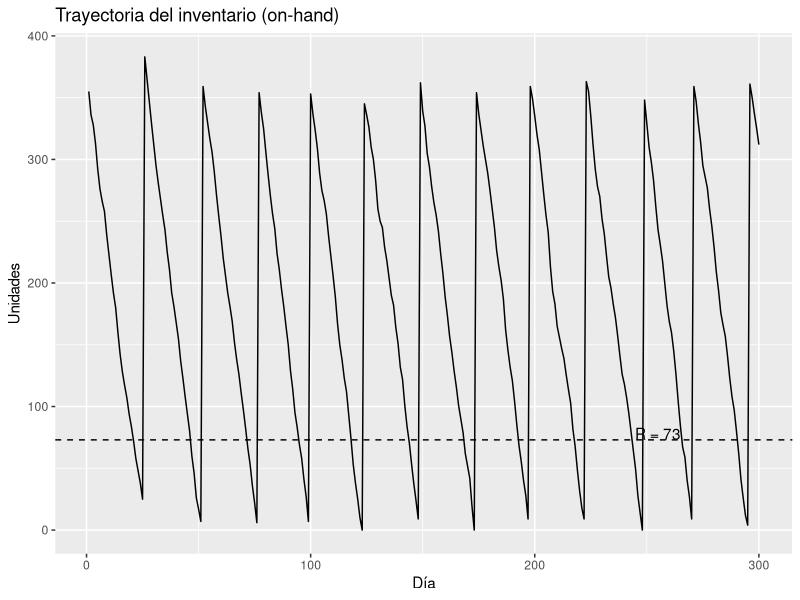
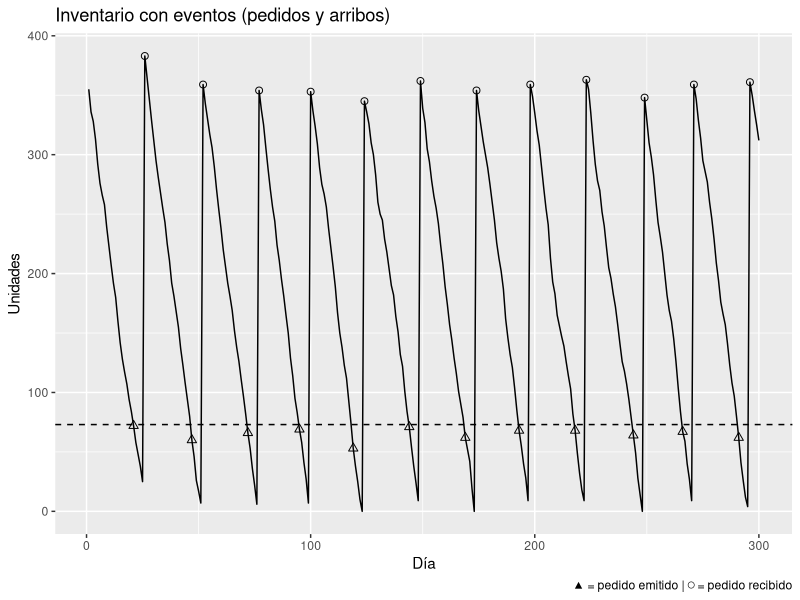
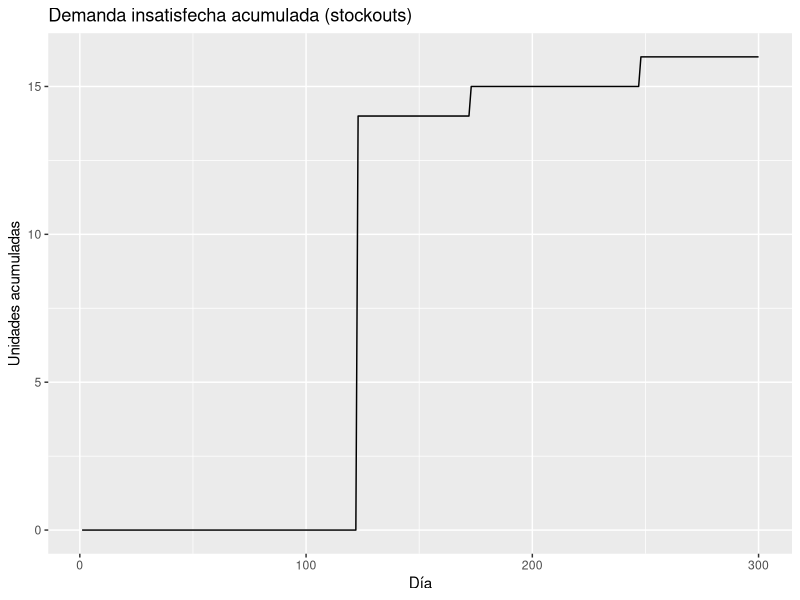
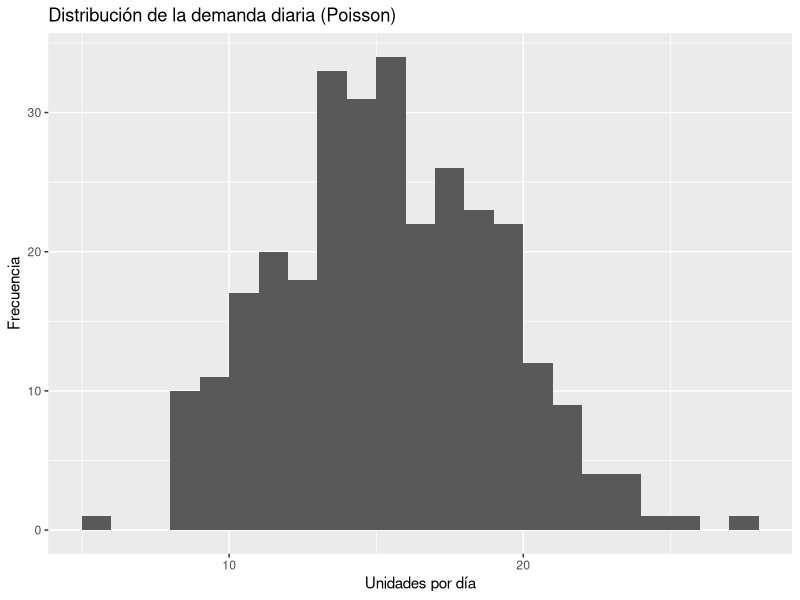

Source code (R) for these figures, in order:
##### Ejemplo básico

lambda <- 15
days <- 300
D <- lambda * days
L <- 4
K <- 120
h <- 8
CSL <- 0.95

Q_star <- sqrt(2*K*D/h)
R <- qpois(CSL, lambda*L)
C_annual <- K*D/Q_star + h*Q_star/2

list(Q_star=Q_star, R=R, C_annual=C_annual)


# Parámetros
lambda <- 15      # demanda diaria
days   <- 300
D      <- lambda * days
L      <- 4
K      <- 120
h      <- 8
CSL    <- 0.95

# 1) EOQ
Q_star <- sqrt(2*K*D/h)

# 2) Punto de pedido con Poisson
R <- qpois(CSL, lambda = lambda*L)

# 3) Costo anual con Q*
C_annual <- K*D/Q_star + h*Q_star/2

list(Q_star = Q_star, R = R, C_annual = C_annual)

###################

# ---- Simulación simple de 1 año (demanda diaria Poisson, política (Q*,R)) ----
set.seed(123)
Q <- round(Q_star)
inv <-  Q          # inventario inicial
on_order <- 0      # unidades en tránsito
lt_queue <- integer(0) # cola de llegadas: días restantes hasta arribo

stockouts <- 0
orders <- 0

for (t in 1:days) {
  # Arribos
  if (length(lt_queue) > 0 && lt_queue[1] == 0) {
    inv <- inv + on_order
    on_order <- 0
    lt_queue <- lt_queue[-1]
  }
  lt_queue <- lt_queue - 1
  
  # Demanda del día
  d <- rpois(1, lambda)
  if (d <= inv) {
    inv <- inv - d
  } else {
    # quiebre (sin backorder en esta versión)
    stockouts <- stockouts + (d - inv)
    inv <- 0
  }
  
  # Revisión continua: si inventario <= R y no hay pedido en tránsito, ordenar Q
  if (inv <= R && on_order == 0) {
    on_order <- Q
    lt_queue <- c(lt_queue, L) # llega en L días
    orders <- orders + 1
  }
}

list(orders = orders, stockouts = stockouts, end_inventory = inv)

##### Simulación para gráficos

library(dplyr)
library(ggplot2)
library(tidyr)

# Parámetros
lambda <- 15      # demanda diaria
days   <- 300
D      <- lambda * days
L      <- 4
K      <- 120
h      <- 8
CSL    <- 0.95

# 1) EOQ y R
Q_star <- sqrt(2*K*D/h)
Q <- round(Q_star)
R <- qpois(CSL, lambda = lambda*L)

# 2) Simulación diaria (revisión continua (Q,R))
set.seed(123)
inv <- Q                 # inventario on-hand (inicial: un pedido completo)
on_order <- 0            # unidades en tránsito (0 al inicio)
lt_queue <- integer(0)   # cola de días hasta arribo de cada pedido

df <- tibble(
  day        = integer(),
  demand     = integer(),
  inv_onhand = integer(),
  inv_pos    = integer(), # posición: on-hand + on-order
  order_placed = integer(),
  arrival      = integer(),
  stockout_units = integer()
)

orders <- 0
cum_stockouts <- 0

for (t in 1:days) {
  
  arrival_flag <- 0
  # Arribo si corresponde (primero comprobamos arribo de pedidos previos)
  if (length(lt_queue) > 0 && lt_queue[1] == 0) {
    inv <- inv + on_order
    on_order <- 0
    lt_queue <- lt_queue[-1]
    arrival_flag <- 1
  }
  # Luego, corremos el reloj de los pedidos en tránsito
  if (length(lt_queue) > 0) lt_queue <- lt_queue - 1
  
  # Demanda Poisson del día
  d <- rpois(1, lambda)
  stockout_today <- 0
  if (d <= inv) {
    inv <- inv - d
  } else {
    stockout_today <- d - inv
    inv <- 0
  }
  cum_stockouts <- cum_stockouts + stockout_today
  
  # Política (Q,R): si inv <= R y NO hay pedido en tránsito, emitir pedido Q
  order_flag <- 0
  if (inv <= R && on_order == 0) {
    on_order <- Q
    lt_queue <- c(lt_queue, L)  # llegará en L días
    orders <- orders + 1
    order_flag <- 1
  }
  
  inv_pos <- inv + on_order
  
  df <- bind_rows(df, tibble(
    day = t,
    demand = d,
    inv_onhand = inv,
    inv_pos = inv_pos,
    order_placed = order_flag,
    arrival = arrival_flag,
    stockout_units = stockout_today
  ))
}

df <- df %>% mutate(cum_stockouts = cumsum(stockout_units))
resumen <- list(
  Q_star = Q_star, R = R,
  orders = orders,
  end_inventory = df$inv_onhand[days],
  total_stockouts = sum(df$stockout_units)
)
resumen

ggplot(df, aes(day, inv_onhand)) +
  geom_line() +
  geom_hline(yintercept = R, linetype = 2) +
  labs(title = "Trayectoria del inventario (on-hand)",
       x = "Día", y = "Unidades") +
  annotate("text", x = max(df$day)*0.85, y = R + 5, label = paste0("R = ", R))

ggplot(df, aes(day, inv_onhand)) +
  geom_line() +
  geom_point(data = df %>% filter(order_placed == 1),
             aes(day, inv_onhand), shape = 24, size = 2) +  # triángulo: pedido
  geom_point(data = df %>% filter(arrival == 1),
             aes(day, inv_onhand), shape = 21, size = 2) +  # círculo: arribo
  geom_hline(yintercept = R, linetype = 2) +
  labs(title = "Inventario con eventos (pedidos y arribos)",
       x = "Día", y = "Unidades",
       caption = "▲ = pedido emitido | ○ = pedido recibido")


ggplot(df, aes(day, cum_stockouts)) +
  geom_line() +
  labs(title = "Demanda insatisfecha acumulada (stockouts)",
       x = "Día", y = "Unidades acumuladas")



ggplot(df, aes(demand)) +
  geom_histogram(binwidth = 1, boundary = 0, closed = "left") +
  labs(title = "Distribución de la demanda diaria (Poisson)",
       x = "Unidades por día", y = "Frecuencia")

